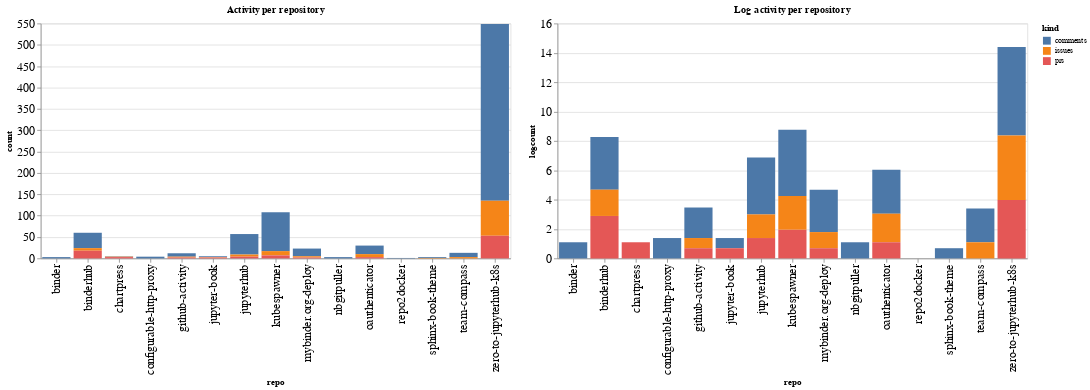

The notebook cell this image was saved under:
### Code cell
ch1 = alt.Chart(repo_summaries, width=600, title="Activity per repository").mark_bar().encode(
    x='repo',
    y='count',
    color='kind',
    tooltip="kind"
)

ch2 = alt.Chart(repo_summaries, width=600, title="Log activity per repository").mark_bar().encode(
    x='repo',
    y='logcount',
    color='kind',
    tooltip="kind"
)

ch1 | ch2

### Figure 1 — Vega-Lite specification as saved in the notebook (floating-point values rounded to 4 significant figures)
{"config": {"axisLeft": {"labelFontSize": 15}, "axisBottom": {"labelFontSize": 15}}, "hconcat": [{"mark": "bar", "encoding": {"color": {"type": "nominal", "field": "kind"}, "tooltip": {"type": "nominal", "field": "kind"}, "x": {"type": "nominal", "field": "repo"}, "y": {"type": "quantitative", "field": "count"}}, "title": "Activity per repository", "width": 600}, {"mark": "bar", "encoding": {"color": {"type": "nominal", "field": "kind"}, "tooltip": {"type": "nominal", "field": "kind"}, "x": {"type": "nominal", "field": "repo"}, "y": {"type": "quantitative", "field": "logcount"}}, "title": "Log activity per repository", "width": 600}], "data": {"name": "data-0c5fcd571c8fa2a390cf20d251aed798"}, "$schema": "https://vega.github.io/schema/vega-lite/v4.8.1.json", "datasets": {"data-0c5fcd571c8fa2a390cf20d251aed798": [{"repo": "binder", "kind": "comments", "count": 3, "logcount": 1.099}, {"repo": "binderhub", "kind": "comments", "count": 36, "logcount": 3.584}, {"repo": "binderhub", "kind": "issues", "count": 6, "logcount": 1.792}, {"repo": "binderhub", "kind": "prs", "count": 18, "logcount": 2.89}, {"repo": "chartpress", "kind": "comments", "count": 1, "logcount": 0.0}, {"repo": "chartpress", "kind": "issues", "count": 1, "logcount": 0.0}, {"repo": "chartpress", "kind": "prs", "count": 3, "logcount": 1.099}, {"repo": "configurable-http-proxy", "kind": "comments", "count": 4, "logcount": 1.386}, {"repo": "github-activity", "kind": "comments", "count": 8, "logcount": 2.079}, {"repo": "github-activity", "kind": "issues", "count": 2, "logcount": 0.6931}, {"repo": "github-activity", "kind": "prs", "count": 2, "logcount": 0.6931}, {"repo": "jupyter-book", "kind": "comments", "count": 2, "logcount": 0.6931}, {"repo": "jupyter-book", "kind": "issues", "count": 1, "logcount": 0.0}, {"repo": "jupyter-book", "kind": "prs", "count": 2, "logcount": 0.6931}, {"repo": "jupyterhub", "kind": "comments", "count": 48, "logcount": 3.871}, {"repo": "jupyterhub", "kind": "issues", "count": 5, "logcount": 1.609}, {"repo": "jupyterhub", "kind": "prs", "count": 4, "logcount": 1.386}, {"repo": "kubespawner", "kind": "comments", "count": 91, "logcount": 4.511}, {"repo": "kubespawner", "kind": "issues", "count": 10, "logcount": 2.303}, {"repo": "kubespawner", "kind": "prs", "count": 7, "logcount": 1.946}, {"repo": "mybinder.org-deploy", "kind": "comments", "count": 18, "logcount": 2.89}, {"repo": "mybinder.org-deploy", "kind": "issues", "count": 3, "logcount": 1.099}, {"repo": "mybinder.org-deploy", "kind": "prs", "count": 2, "logcount": 0.6931}, {"repo": "nbgitpuller", "kind": "comments", "count": 3, "logcount": 1.099}, {"repo": "oauthenticator", "kind": "comments", "count": 20, "logcount": 2.996}, {"repo": "oauthenticator", "kind": "issues", "count": 7, "logcount": 1.946}, {"repo": "oauthenticator", "kind": "prs", "count": 3, "logcount": 1.099}, {"repo": "repo2docker", "kind": "comments", "count": 1, "logcount": 0.0}, {"repo": "sphinx-book-theme", "kind": "comments", "count": 2, "logcount": 0.6931}, {"repo": "sphinx-book-theme", "kind": "issues", "count": 1, "logcount": 0.0}, {"repo": "team-compass", "kind": "comments", "count": 10, "logcount": 2.303}, {"repo": "team-compass", "kind": "issues", "count": 3, "logcount": 1.099}, {"repo": "zero-to-jupyterhub-k8s", "kind": "comments", "count": 414, "logcount": 6.026}, {"repo": "zero-to-jupyterhub-k8s", "kind": "issues", "count": 82, "logcount": 4.407}, {"repo": "zero-to-jupyterhub-k8s", "kind": "prs", "count": 53, "logcount": 3.97}]}}
